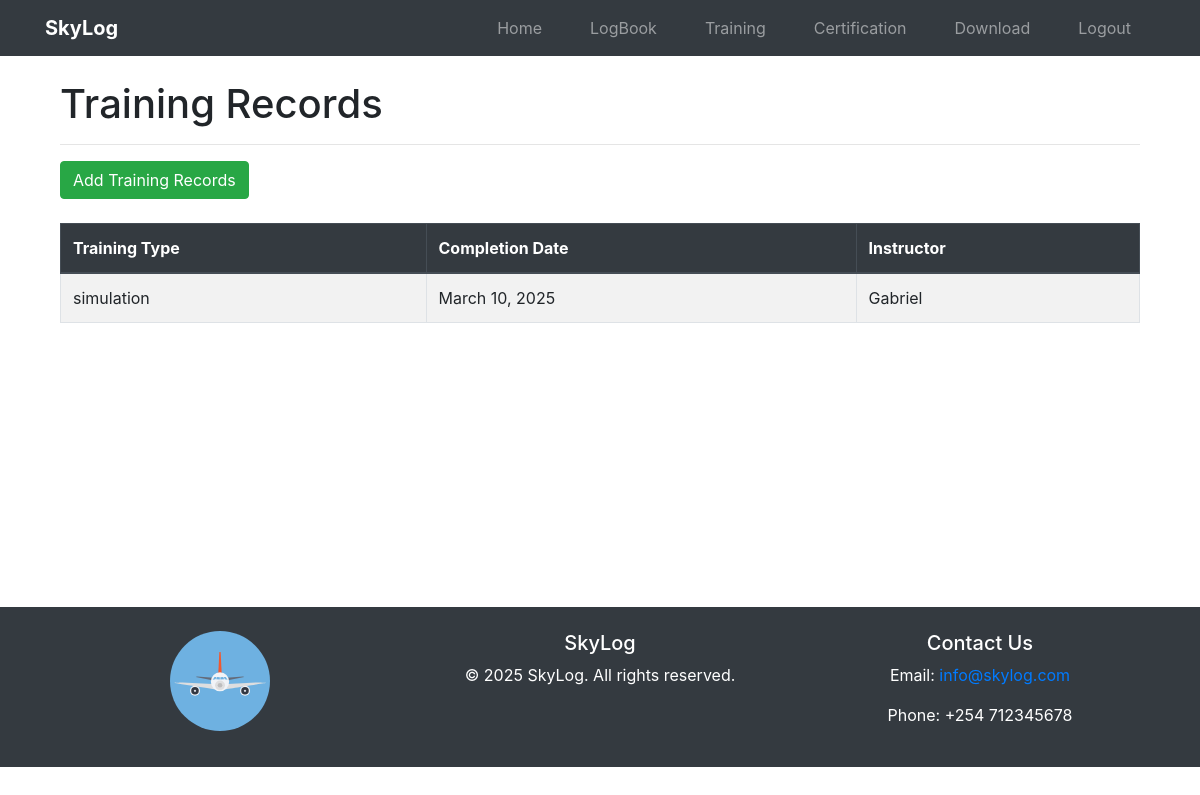
The app's page /logbook/training/ (signed in) with its own data.
### logs/models.py (models this page shows, shortened)
class TrainingRecord(models.Model):
    user = models.ForeignKey(User, on_delete=models.CASCADE)
    training_type = models.CharField(max_length=100)
    completion_date = models.DateField()
    instructor_name = models.CharField(max_length=100)

### logs/views.py (the view)
# urls.py: path('training/', views.list_training_records, name='training_record_list'),
@login_required
def list_training_records(request):
    records = TrainingRecord.objects.filter(user=request.user)
    return render(request, 'logs/training/list.html', {'records': records})

### logs/templates/logs/training/list.html (shortened to what this page needs)
{% extends "others/base.html" %}
{% block content %}
<div class="container">
    <h1>Training Records</h1>
    <hr>
    <a href="{% url 'logs:create_training_record' %}" class="btn btn-success">Add Training Records</a>
    <br>
    <br>
    <table class="table table-bordered table-striped">
        <thead class="thead-dark">
            <tr>
                <th>Training Type</th>
                <th>Completion Date</th>
                <th>Instructor</th>
            </tr>
        </thead>
        <tbody>
            {% for record in records %}
            <tr>
                <td>{{ record.training_type }}</td>
                <td>{{ record.completion_date }}</td>
                <td>{{ record.instructor_name }}</td>
            </tr>
            {% endfor %}
        </tbody>
    </table>
    <div style="height: 220px;"></div>
</div>
{% endblock %}

### records on screen
TrainingRecord: training_type "simulation", completion_date "March 10, 2025", instructor_name "Gabriel"
